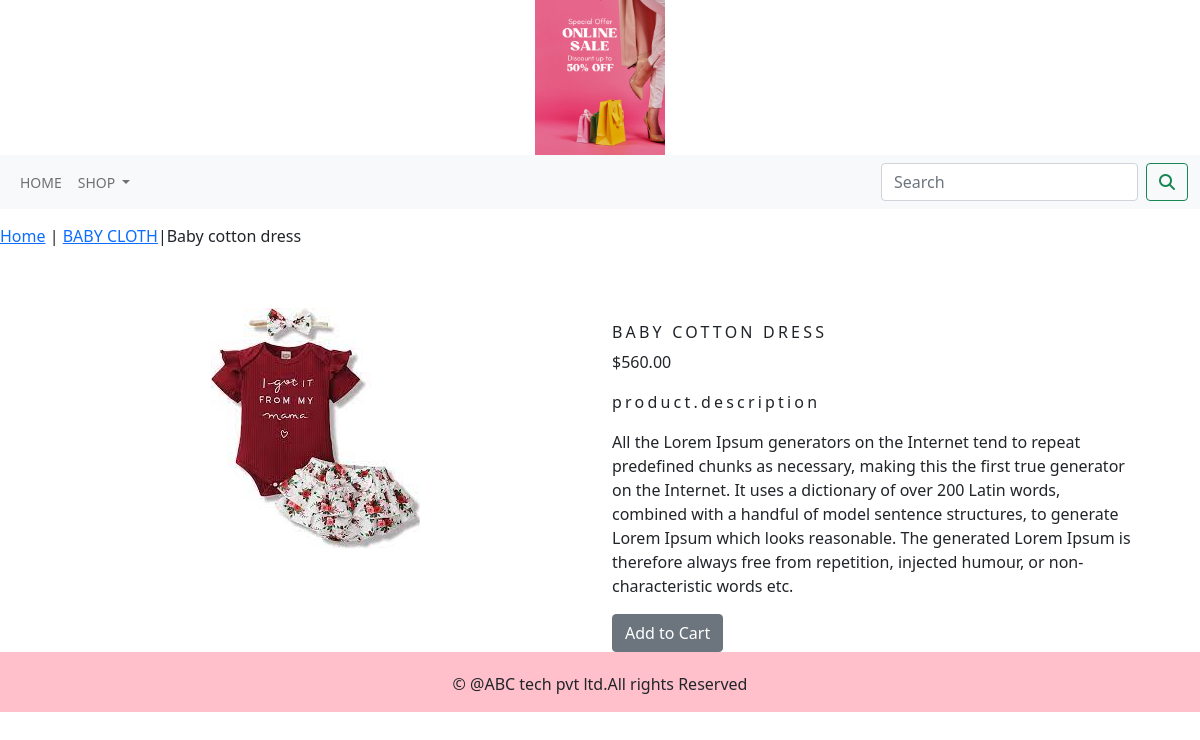
Screenshot of /ecommerceapp/baby-cloth/baby-cotton-dress/ with the database file from the repository.
### ecommerceapp/models.py (models this page shows, shortened)
class Product(models.Model):
    name=models.CharField(max_length=250,unique=True)
    slug = models.SlugField(max_length=250, unique=True)
    description = models.TextField(blank=True)
    price=models.DecimalField(max_digits=10,decimal_places=2)
    category=models.ForeignKey(Category,on_delete=models.CASCADE)
    image = models.ImageField(upload_to='category', blank=True)
    stock=models.IntegerField()
    available=models.BooleanField(default=True)
    created=models.DateField(auto_now_add=True)
    updated=models.DateField(auto_now=True)
    class Meta:
        ordering = ('name',)
        verbose_name = 'product'
        verbose_name_plural = 'products'

class Category(models.Model):
    name=models.CharField(max_length=250,unique=True)
    slug=models.SlugField(max_length=250,unique=True)
    description=models.TextField(blank=True)
    image=models.ImageField(upload_to='category',blank=True)
    class Meta:
        ordering=('name',)
        verbose_name='category'
        verbose_name_plural='categories'
    def get_url(self):
        return reverse('ecommerceapp:product_by_category',args=[self.slug])
    def __str__(self):
        return'{}'.format(self.name)

### ecommerceapp/views.py (the view)
# urls.py: path('<slug:c_slug>/<slug:product_slug>/', views.proDetail, name='prodCatdetail'),
def proDetail(request,c_slug,product_slug):
    try:
        product=Product.objects.get(category__slug=c_slug,slug=product_slug)
    except Exception as e:
        raise e
    return render(request,'product.html',{'product':product})

### cartapp/context_processors.py (called while the page is built)
def counter(request):
    item_count=0
    if 'admin' in request.path:
        return {}
    else:
        try:
            cart=Cart.objects.filter(cart_id=_cart_id(request))
            cart_items=CartItem.objects.all().filter(cart=cart[:1])
            for cart_item in cart_items:
                item_count += cart_item.quantity
        except Cart.DoesNotExist:
            item_count =0
    return dict(item_count=item_count)

### cartapp/views.py (called while the page is built)
def _cart_id(request):
    cart=request.session.session_key
    if not cart:
        cart=request.session.create()
    return cart

### ecommerceapp/context_processors.py (called while the page is built)
def menu_links(request):
    links=Category.objects.all()
    return dict(links=links)

### templates/product.html (shortened to what this page needs)
{% extends 'base.html' %}
{% load static %}
{% block content %}
<div class="row my_prod_row_class">
    <div class="mx_auto">
        <p> <a href="{% url 'ecommerceapp:allProdCat' %}">Home</a> | <a href="{{producct.category.get_url}}">{{product.category}}</a>|{{product.name}}</p>
    </div>
</div>
<div class="container">
<br>
<div class="row">
    <div class="col-12 col-sm-12 col-md-12 col-lg-6 text-center">
        <div style="min-width:18rem;">
        <img src="{{product.image.url}}" alt="{{product.name}}">
    </div>
</div>
    <div class="col-12 col-sm-12 col-md-12 col-lg-6">
        <div>
        <h1 class="my_prod_title">{{product.name}}</h1>
        <p>${{product.price}}</p>
        <p class="my_title" >product.description</p>
        <p class="text-justify my_prod_text">{{product.description}}</p>
        {% if product.stock <= 0 %}
        <p class="text-justify my_prod_text"><b>Out of stock</b></p>
         {% else %}
        <a class="btn btn-secondary" href="{% url 'cartapp:add_cart' product.id %}">Add to Cart</a>
        {% endif %}
    </div>
    </div>
</div>
{% endblock %}

### static/css/custom.css (style rules this page uses)
body { font-family:font-family: 'Unbounded', cursive; }
.my_title { font-size:16px; text_transform:uppercase; letter-spacing:0.2em; }
.my_prod_row_class { padding-top:15px; padding-bottom:20px; }
.my_prod_title { font-size:16px; text-transform:uppercase; letter-spacing:.2em; padding-top:15px;` padding-bottom:10px; }
.my_prod_text { padding-right:20px; }

### rows the page displays
Product: category "BABY CLOTH", name "Baby cotton dress", image (picture), name "BABY COTTON DRESS", price "560.00", description "All the Lorem Ipsum generators on the Internet tend to repeat predefined chunks as necessary, making this the first true generator on the Internet. It uses a dictionary of over 200 Latin words, combined with a handful of model sentence structures, to generate Lorem Ipsum which looks reasonable. The generated Lorem Ipsum is therefore always free from repetition, injected humour, or non-characteristic words etc."
